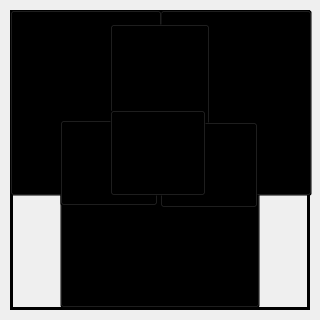
<?xml version="1.0" encoding="UTF-8"?>
<ui version="4.0">
 <class>conjuntos</class>
 <widget class="QWidget" name="conjuntos">
  <property name="geometry">
   <rect>
    <x>0</x>
    <y>0</y>
    <width>320</width>
    <height>320</height>
   </rect>
  </property>
  <property name="windowTitle">
   <string>Form</string>
  </property>
  <property name="styleSheet">
   <string notr="true"/>
  </property>
  <widget class="QPushButton" name="con1">
   <property name="geometry">
    <rect>
     <x>10</x>
     <y>10</y>
     <width>152</width>
     <height>186</height>
    </rect>
   </property>
   <property name="styleSheet">
    <string notr="true">border-image: url(:/assets/conjuntos/1N.png);
background: transparent;</string>
   </property>
   <property name="text">
    <string/>
   </property>
  </widget>
  <widget class="QPushButton" name="con2">
   <property name="geometry">
    <rect>
     <x>110</x>
     <y>24</y>
     <width>100</width>
     <height>102</height>
    </rect>
   </property>
   <property name="styleSheet">
    <string notr="true">border-image: url(:/assets/conjuntos/2N.png);
background: transparent;</string>
   </property>
   <property name="text">
    <string/>
   </property>
  </widget>
  <widget class="QPushButton" name="con3">
   <property name="geometry">
    <rect>
     <x>160</x>
     <y>10</y>
     <width>152</width>
     <height>186</height>
    </rect>
   </property>
   <property name="styleSheet">
    <string notr="true">border-image: url(:/assets/conjuntos/3N.png);
background: transparent;</string>
   </property>
   <property name="text">
    <string/>
   </property>
  </widget>
  <widget class="QPushButton" name="con4">
   <property name="geometry">
    <rect>
     <x>60</x>
     <y>120</y>
     <width>98</width>
     <height>86</height>
    </rect>
   </property>
   <property name="styleSheet">
    <string notr="true">border-image: url(:/assets/conjuntos/4N.png);
background: transparent;</string>
   </property>
   <property name="text">
    <string/>
   </property>
  </widget>
  <widget class="QPushButton" name="con5">
   <property name="geometry">
    <rect>
     <x>110</x>
     <y>110</y>
     <width>96</width>
     <height>86</height>
    </rect>
   </property>
   <property name="styleSheet">
    <string notr="true">border-image: url(:/assets/conjuntos/5N.png);
background: transparent;</string>
   </property>
   <property name="text">
    <string/>
   </property>
  </widget>
  <widget class="QPushButton" name="con6">
   <property name="geometry">
    <rect>
     <x>160</x>
     <y>122</y>
     <width>98</width>
     <height>86</height>
    </rect>
   </property>
   <property name="styleSheet">
    <string notr="true">border-image: url(:/assets/conjuntos/6N.png);
background: transparent;</string>
   </property>
   <property name="text">
    <string/>
   </property>
  </widget>
  <widget class="QPushButton" name="con7">
   <property name="geometry">
    <rect>
     <x>60</x>
     <y>190</y>
     <width>200</width>
     <height>118</height>
    </rect>
   </property>
   <property name="styleSheet">
    <string notr="true">border-image: url(:/assets/conjuntos/7N.png);
background: transparent;</string>
   </property>
   <property name="text">
    <string/>
   </property>
  </widget>
  <widget class="QPushButton" name="con8">
   <property name="geometry">
    <rect>
     <x>10</x>
     <y>10</y>
     <width>300</width>
     <height>300</height>
    </rect>
   </property>
   <property name="styleSheet">
    <string notr="true">border: 3px solid black;
border-image: url(:/assets/conjuntos/8N.png);
background: transparent;</string>
   </property>
   <property name="text">
    <string/>
   </property>
  </widget>
  <zorder>con8</zorder>
  <zorder>con7</zorder>
  <zorder>con3</zorder>
  <zorder>con1</zorder>
  <zorder>con2</zorder>
  <zorder>con4</zorder>
  <zorder>con6</zorder>
  <zorder>con5</zorder>
 </widget>
 <resources/>
 <connections/>
</ui>
